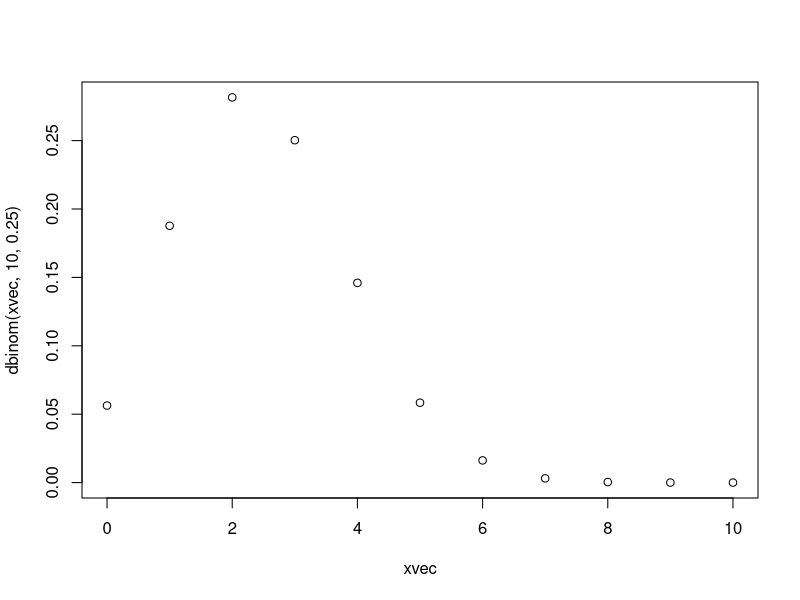
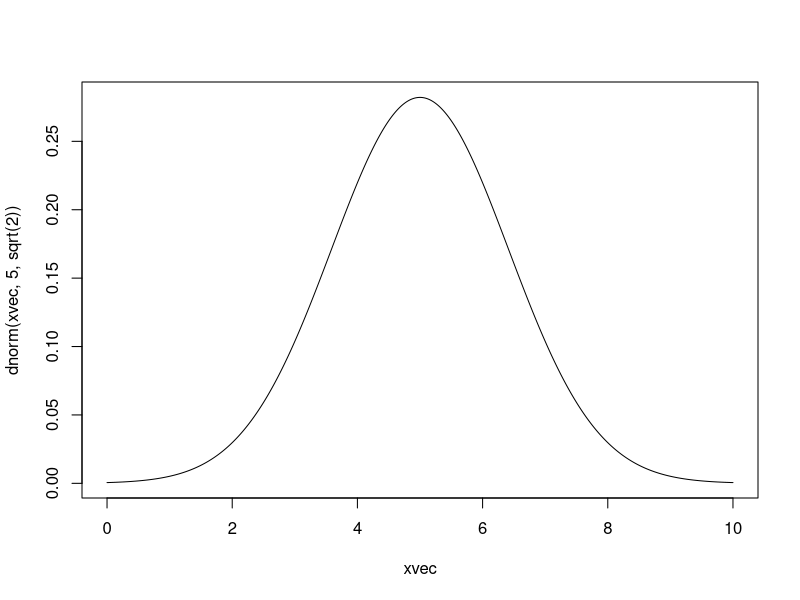
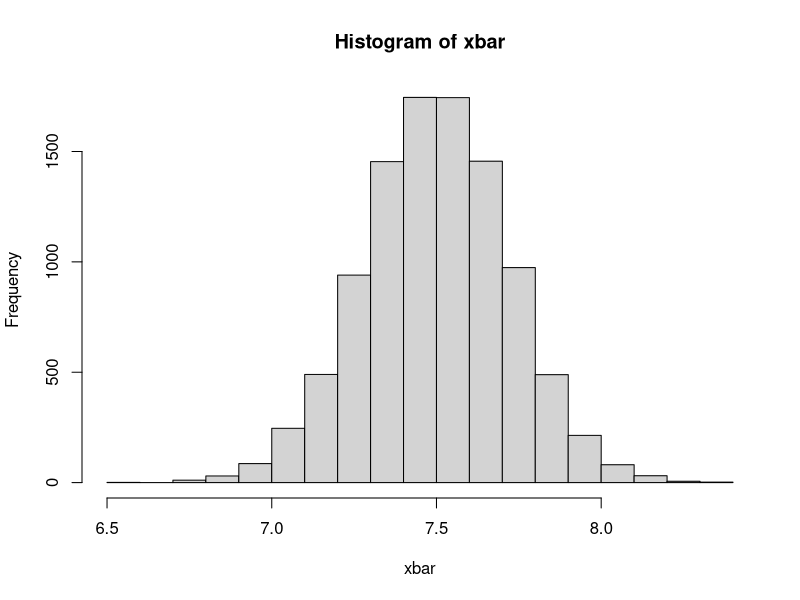
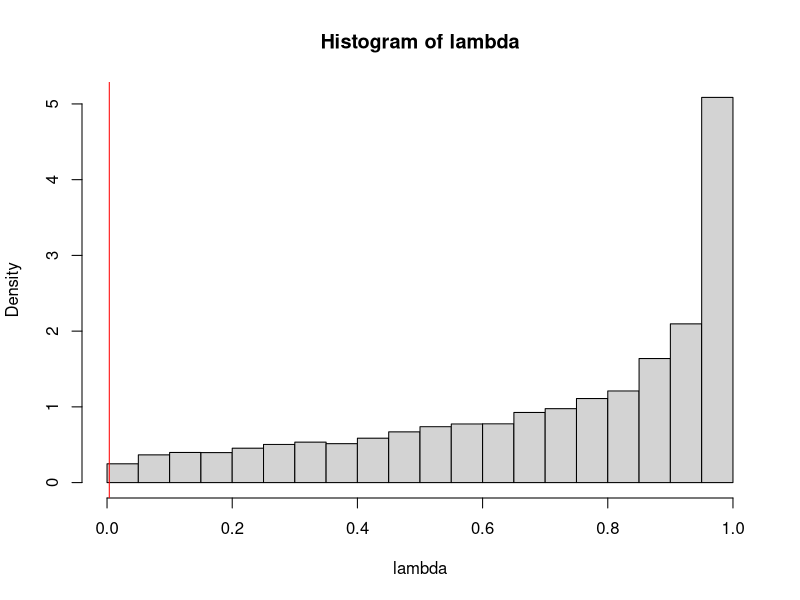
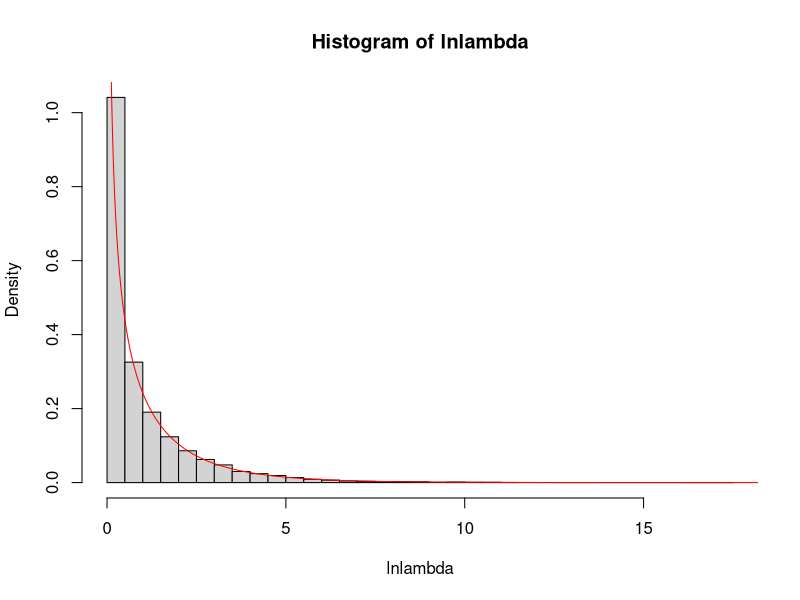

Source code (R) for these figures, in order:
# Eksempler i R, 22. august 2025
########################################################################

# 1: Å regne sannsynligheter (diskret)

# X binomisk, 10 forsøk, suksess-sannsynlighet p = 0.25
# P(X = x)
?dbinom
dbinom(5,10,0.25)

# P(X ≤ x)
pbinom(5, 10, 0.25)

# Utregninger for mange x samtidig
xvec = c(0,1,2,3,4,5,6,7,8,9,10)  # eller xvec = seq(0,10)
xvec
dbinom(xvec,10,0.25)

# enkel plotting av punktsannsynligheter
plot(x = xvec, y = dbinom(xvec,10,0.25))


########################################################################
# 2: Å regne sannsynligheter (kontinuerlig)

# X normal med forventning 5 og varians 2
# f(x), tetthet
dnorm(3, 5, sqrt(2))

# P(X ≤ x)
pnorm(3, 5, sqrt(2))

# enkel plotting av tetthetsfunksjon
xvec = seq(0,10,0.00001)
plot(x = xvec, y = dnorm(xvec,5,sqrt(2)), type = "l")



########################################################################
# 3: Trekke fra en fordeling

# 20 trekninger fra en standard normalfordeling
zvec = rnorm(20)
zvec

# 20 trekninger fra en N(7.5, 1)-fordeling (TWIST)
x = rnorm(20, 7.5, 1)
x
mean(x)  # kjør disse linjene om igjen...


########################################################################
# 4: Simulere fordeling til estimatorer / observatorer (TWIST-eksempel)

# Simulere fordeling av gjennomsnittet (vi vet at svaret er N(7.5, 1/20))
xbar = c()
nsim = 10000 # antall simuleringer
for(j in 1:nsim){
  x = rnorm(20, 7.5, 1)
  xbar[j] = mean(x)
}

hist(xbar)  # her ser vi (simulert) fordeling til testobservatoren vår under H0


# Simulere fordeling (under H0) til sannsynlighetskvoten lambda
lambda = c()
nsim = 10000
for(j in 1:nsim){
  x = rnorm(20, 7.5, 1)
  upper = prod(dnorm(x,7.5,1))
  lower = prod(dnorm(x,mean(x),1))
  lambda[j] = upper/lower
}

hist(lambda, freq = FALSE)

# sammenligne med vår observasjon
x = c(10, 7, 6, 8, 6, 7, 6, 6, 6, 9, 7, 5, 5, 6, 8, 7, 5, 7, 7, 7)
mean(x)
upper = prod(dnorm(x,7.5,1))
lower = prod(dnorm(x,mean(x),1))
lambda_obs = upper/lower
lambda_obs
abline(v = lambda_obs, col = "red")

# kan estimere p-verdi:
sum(lambda<= lambda_obs)/nsim

# kan også estimere k
quantile(lambda,0.05)


# Ekstra:
# Simulere fordeling (under H0) til -2ln(lambda)

lnlambda = c()
nsim = 10000
for(j in 1:nsim){
  x = rnorm(20, 7.5, 1)
  upper = prod(dnorm(x,7.5,1))
  lower = prod(dnorm(x,mean(x),1))
  lnlambda[j] = -2*log(upper/lower)
}

hist(lnlambda, freq = FALSE, breaks = 30)
xnew = seq(0,20,0.001)
lines(x = xnew, y = dchisq(xnew, 1), col = "red")  

